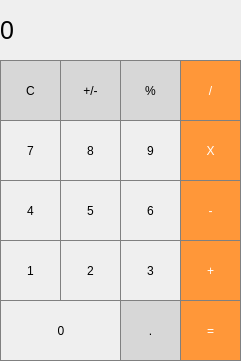
<?xml version="1.0" encoding="UTF-8"?>
<ui version="4.0">
 <class>MainWindow</class>
 <widget class="QMainWindow" name="MainWindow">
  <property name="geometry">
   <rect>
    <x>0</x>
    <y>0</y>
    <width>241</width>
    <height>361</height>
   </rect>
  </property>
  <property name="windowTitle">
   <string>MainWindow</string>
  </property>
  <widget class="QWidget" name="centralwidget">
   <widget class="QLabel" name="label">
    <property name="geometry">
     <rect>
      <x>0</x>
      <y>0</y>
      <width>241</width>
      <height>61</height>
     </rect>
    </property>
    <property name="font">
     <font>
      <pointsize>19</pointsize>
     </font>
    </property>
    <property name="layoutDirection">
     <enum>Qt::LeftToRight</enum>
    </property>
    <property name="styleSheet">
     <string notr="true">QPushButton {
   border: 1px solid gray;
}
QPushButton:pressed {
    background-color: qlineargradient(x1: 0, y1: 0, x2: 0, y2: 1,
                                      stop: 0 #dadbde, stop: 1 #f6f7fa);
}</string>
    </property>
    <property name="text">
     <string>0</string>
    </property>
   </widget>
   <widget class="QPushButton" name="pushButton">
    <property name="geometry">
     <rect>
      <x>0</x>
      <y>60</y>
      <width>61</width>
      <height>61</height>
     </rect>
    </property>
    <property name="styleSheet">
     <string notr="true">QPushButton {
  background-color: rgb(215, 215, 215);
  border: 1px solid gray;
}
QPushButton:pressed {
    background-color: qlineargradient(x1: 0, y1: 0, x2: 0, y2: 1,
                                      stop: 0 #BEBEBE, stop: 1 #D7D7D7);
}</string>
    </property>
    <property name="text">
     <string>C</string>
    </property>
   </widget>
   <widget class="QPushButton" name="pushButton_2">
    <property name="geometry">
     <rect>
      <x>60</x>
      <y>60</y>
      <width>61</width>
      <height>61</height>
     </rect>
    </property>
    <property name="styleSheet">
     <string notr="true">QPushButton {
  background-color: rgb(215, 215, 215);
  border: 1px solid gray;
}
QPushButton:pressed {
    background-color: qlineargradient(x1: 0, y1: 0, x2: 0, y2: 1,
                                      stop: 0 #BEBEBE, stop: 1 #D7D7D7);
}</string>
    </property>
    <property name="text">
     <string>+/-</string>
    </property>
   </widget>
   <widget class="QPushButton" name="pushButton_3">
    <property name="geometry">
     <rect>
      <x>120</x>
      <y>60</y>
      <width>61</width>
      <height>61</height>
     </rect>
    </property>
    <property name="styleSheet">
     <string notr="true">QPushButton {
  background-color: rgb(215, 215, 215);
  border: 1px solid gray;
}
QPushButton:pressed {
    background-color: qlineargradient(x1: 0, y1: 0, x2: 0, y2: 1,
                                      stop: 0 #BEBEBE, stop: 1 #D7D7D7);
}</string>
    </property>
    <property name="text">
     <string>%</string>
    </property>
   </widget>
   <widget class="QPushButton" name="pushButton_4">
    <property name="geometry">
     <rect>
      <x>180</x>
      <y>60</y>
      <width>61</width>
      <height>61</height>
     </rect>
    </property>
    <property name="styleSheet">
     <string notr="true">QPushButton {
  background-color: rgb(255, 151, 57);
  color: white; 
  border: 1px solid gray;
}

QPushButton:pressed {
    background-color: qlineargradient(x1: 0, y1: 0, x2: 0, y2: 1,
                                      stop: 0 #FF7832, stop: 1 #FF9739);
}</string>
    </property>
    <property name="text">
     <string>/</string>
    </property>
   </widget>
   <widget class="QPushButton" name="pushButton_5">
    <property name="geometry">
     <rect>
      <x>120</x>
      <y>120</y>
      <width>61</width>
      <height>61</height>
     </rect>
    </property>
    <property name="styleSheet">
     <string notr="true">QPushButton {
   border: 1px solid gray;
}
QPushButton:pressed {
    background-color: qlineargradient(x1: 0, y1: 0, x2: 0, y2: 1,
                                      stop: 0 #dadbde, stop: 1 #f6f7fa);
}</string>
    </property>
    <property name="text">
     <string>9</string>
    </property>
   </widget>
   <widget class="QPushButton" name="pushButton_6">
    <property name="geometry">
     <rect>
      <x>60</x>
      <y>120</y>
      <width>61</width>
      <height>61</height>
     </rect>
    </property>
    <property name="styleSheet">
     <string notr="true">QPushButton {
   border: 1px solid gray;
}
QPushButton:pressed {
    background-color: qlineargradient(x1: 0, y1: 0, x2: 0, y2: 1,
                                      stop: 0 #dadbde, stop: 1 #f6f7fa);
}</string>
    </property>
    <property name="text">
     <string>8</string>
    </property>
   </widget>
   <widget class="QPushButton" name="pushButton_7">
    <property name="geometry">
     <rect>
      <x>0</x>
      <y>120</y>
      <width>61</width>
      <height>61</height>
     </rect>
    </property>
    <property name="styleSheet">
     <string notr="true">QPushButton {
   border: 1px solid gray;
}
QPushButton:pressed {
    background-color: qlineargradient(x1: 0, y1: 0, x2: 0, y2: 1,
                                      stop: 0 #dadbde, stop: 1 #f6f7fa);
}</string>
    </property>
    <property name="text">
     <string>7</string>
    </property>
   </widget>
   <widget class="QPushButton" name="pushButton_8">
    <property name="geometry">
     <rect>
      <x>180</x>
      <y>120</y>
      <width>61</width>
      <height>61</height>
     </rect>
    </property>
    <property name="styleSheet">
     <string notr="true">QPushButton {
  background-color: rgb(255, 151, 57);
  color: white; 
  border: 1px solid gray;
}

QPushButton:pressed {
    background-color: qlineargradient(x1: 0, y1: 0, x2: 0, y2: 1,
                                      stop: 0 #FF7832, stop: 1 #FF9739);
}</string>
    </property>
    <property name="text">
     <string>X</string>
    </property>
   </widget>
   <widget class="QPushButton" name="pushButton_9">
    <property name="geometry">
     <rect>
      <x>120</x>
      <y>180</y>
      <width>61</width>
      <height>61</height>
     </rect>
    </property>
    <property name="styleSheet">
     <string notr="true">QPushButton {
   border: 1px solid gray;
}
QPushButton:pressed {
    background-color: qlineargradient(x1: 0, y1: 0, x2: 0, y2: 1,
                                      stop: 0 #dadbde, stop: 1 #f6f7fa);
}</string>
    </property>
    <property name="text">
     <string>6</string>
    </property>
   </widget>
   <widget class="QPushButton" name="pushButton_10">
    <property name="geometry">
     <rect>
      <x>60</x>
      <y>180</y>
      <width>61</width>
      <height>61</height>
     </rect>
    </property>
    <property name="styleSheet">
     <string notr="true">QPushButton {
   border: 1px solid gray;
}
QPushButton:pressed {
    background-color: qlineargradient(x1: 0, y1: 0, x2: 0, y2: 1,
                                      stop: 0 #dadbde, stop: 1 #f6f7fa);
}</string>
    </property>
    <property name="text">
     <string>5</string>
    </property>
   </widget>
   <widget class="QPushButton" name="pushButton_11">
    <property name="geometry">
     <rect>
      <x>0</x>
      <y>180</y>
      <width>61</width>
      <height>61</height>
     </rect>
    </property>
    <property name="styleSheet">
     <string notr="true">QPushButton {
   border: 1px solid gray;
}
QPushButton:pressed {
    background-color: qlineargradient(x1: 0, y1: 0, x2: 0, y2: 1,
                                      stop: 0 #dadbde, stop: 1 #f6f7fa);
}</string>
    </property>
    <property name="text">
     <string>4</string>
    </property>
   </widget>
   <widget class="QPushButton" name="pushButton_12">
    <property name="geometry">
     <rect>
      <x>180</x>
      <y>180</y>
      <width>61</width>
      <height>61</height>
     </rect>
    </property>
    <property name="styleSheet">
     <string notr="true">QPushButton {
  background-color: rgb(255, 151, 57);
  color: white; 
  border: 1px solid gray;
}

QPushButton:pressed {
    background-color: qlineargradient(x1: 0, y1: 0, x2: 0, y2: 1,
                                      stop: 0 #FF7832, stop: 1 #FF9739);
}</string>
    </property>
    <property name="text">
     <string>-</string>
    </property>
   </widget>
   <widget class="QPushButton" name="pushButton_13">
    <property name="geometry">
     <rect>
      <x>120</x>
      <y>240</y>
      <width>61</width>
      <height>61</height>
     </rect>
    </property>
    <property name="styleSheet">
     <string notr="true">QPushButton {
   border: 1px solid gray;
}
QPushButton:pressed {
    background-color: qlineargradient(x1: 0, y1: 0, x2: 0, y2: 1,
                                      stop: 0 #dadbde, stop: 1 #f6f7fa);
}</string>
    </property>
    <property name="text">
     <string>3</string>
    </property>
   </widget>
   <widget class="QPushButton" name="pushButton_14">
    <property name="geometry">
     <rect>
      <x>60</x>
      <y>240</y>
      <width>61</width>
      <height>61</height>
     </rect>
    </property>
    <property name="styleSheet">
     <string notr="true">QPushButton {
   border: 1px solid gray;
}
QPushButton:pressed {
    background-color: qlineargradient(x1: 0, y1: 0, x2: 0, y2: 1,
                                      stop: 0 #dadbde, stop: 1 #f6f7fa);
}</string>
    </property>
    <property name="text">
     <string>2</string>
    </property>
   </widget>
   <widget class="QPushButton" name="pushButton_15">
    <property name="geometry">
     <rect>
      <x>0</x>
      <y>240</y>
      <width>61</width>
      <height>61</height>
     </rect>
    </property>
    <property name="styleSheet">
     <string notr="true">QPushButton {
   border: 1px solid gray;
}
QPushButton:pressed {
    background-color: qlineargradient(x1: 0, y1: 0, x2: 0, y2: 1,
                                      stop: 0 #dadbde, stop: 1 #f6f7fa);
}</string>
    </property>
    <property name="text">
     <string>1</string>
    </property>
   </widget>
   <widget class="QPushButton" name="pushButton_16">
    <property name="geometry">
     <rect>
      <x>180</x>
      <y>240</y>
      <width>61</width>
      <height>61</height>
     </rect>
    </property>
    <property name="styleSheet">
     <string notr="true">QPushButton {
  background-color: rgb(255, 151, 57);
  color: white; 
  border: 1px solid gray;
}

QPushButton:pressed {
    background-color: qlineargradient(x1: 0, y1: 0, x2: 0, y2: 1,
                                      stop: 0 #FF7832, stop: 1 #FF9739);
}</string>
    </property>
    <property name="text">
     <string>+</string>
    </property>
   </widget>
   <widget class="QPushButton" name="pushButton_17">
    <property name="geometry">
     <rect>
      <x>0</x>
      <y>300</y>
      <width>122</width>
      <height>61</height>
     </rect>
    </property>
    <property name="styleSheet">
     <string notr="true">QPushButton {
   border: 1px solid gray;
}
QPushButton:pressed {
    background-color: qlineargradient(x1: 0, y1: 0, x2: 0, y2: 1,
                                      stop: 0 #dadbde, stop: 1 #f6f7fa);
}</string>
    </property>
    <property name="text">
     <string>0</string>
    </property>
   </widget>
   <widget class="QPushButton" name="pushButton_19">
    <property name="geometry">
     <rect>
      <x>120</x>
      <y>300</y>
      <width>61</width>
      <height>61</height>
     </rect>
    </property>
    <property name="styleSheet">
     <string notr="true">QPushButton {
  background-color: rgb(215, 215, 215);
  border: 1px solid gray;
}
QPushButton:pressed {
    background-color: qlineargradient(x1: 0, y1: 0, x2: 0, y2: 1,
                                      stop: 0 #BEBEBE, stop: 1 #D7D7D7);
}</string>
    </property>
    <property name="text">
     <string>.</string>
    </property>
   </widget>
   <widget class="QPushButton" name="pushButton_20">
    <property name="geometry">
     <rect>
      <x>180</x>
      <y>300</y>
      <width>61</width>
      <height>61</height>
     </rect>
    </property>
    <property name="styleSheet">
     <string notr="true">QPushButton {
  background-color: rgb(255, 151, 57);
  color: white; 
  border: 1px solid gray;
}

QPushButton:pressed {
    background-color: qlineargradient(x1: 0, y1: 0, x2: 0, y2: 1,
                                      stop: 0 #FF7832, stop: 1 #FF9739);
}</string>
    </property>
    <property name="text">
     <string>=</string>
    </property>
   </widget>
  </widget>
 </widget>
 <resources/>
 <connections/>
</ui>
